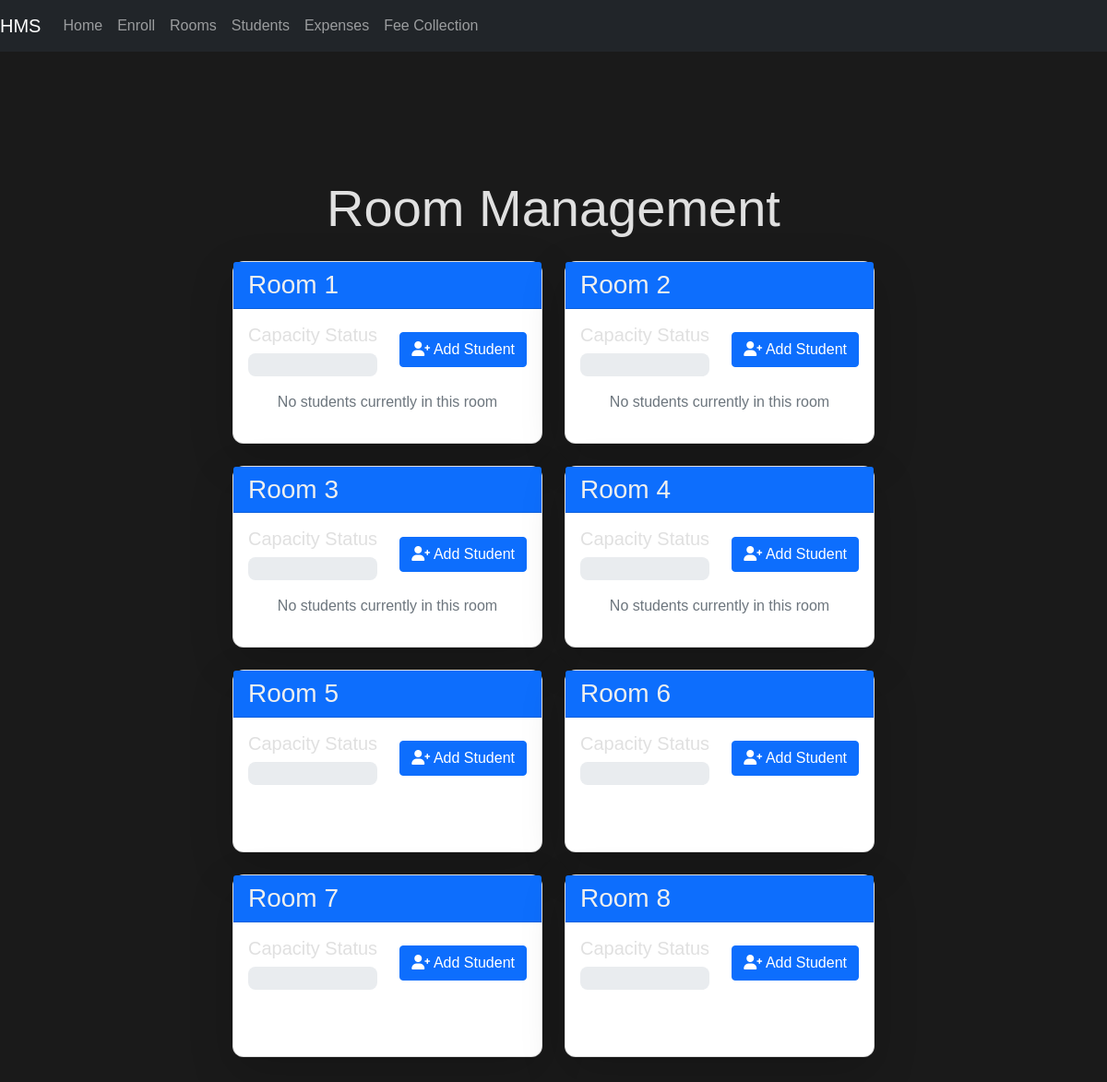
The page /rooms (signed in) on the database its author committed.
### models.py (models this page shows)
class Room(db.Model):
    id = db.Column(db.Integer, primary_key=True)
    room_number = db.Column(db.Integer, unique=True, nullable=False)
    students = relationship('Student', back_populates='room')

### app.py (the view)
@app.route('/rooms')
@login_required
def rooms():
    all_rooms = Room.query.all()
    return render_template('rooms.html', rooms=all_rooms)

### app.py (called while the page is built)
@login_manager.user_loader
def load_user(user_id):
    return Admin.query.get(int(user_id))

### templates/rooms.html (shortened to what this page needs)
{% extends 'base.html' %}
{% block content %}
<link rel="stylesheet" href="{{ url_for('static', filename='style.css') }}">
<div class="container mt-5">
    <h2 class="display-4 text-center mb-4">Room Management</h2>
    <div class="row">
        {% for room in rooms %}
        <div class="col-md-6 mb-4">
            <div class="card shadow-lg h-100">
                <div class="card-header bg-primary text-white">
                    <h3 class="card-title mb-0">Room {{ room.room_number }}</h3>
                </div>
                <div class="card-body">
                    <div class="d-flex justify-content-between align-items-center mb-3">
                        <div>
                            <h5 class="mb-0">Capacity Status</h5>
                            <div class="progress mt-2 room-progress">
                                {% set occupancy_percentage = (room.students|length / 4) * 100 %}
                            </div>
                        </div>
                        {% if room.students|length < 4 %}
                        <button class="btn btn-primary" onclick="registerStudent({{ room.room_number }})">
                            <i class="fas fa-user-plus"></i> Add Student
                        </button>
                        {% else %}
                        <span class="badge bg-danger p-2">Room Full</span>
                        {% endif %}
                    </div>
                    {% if room.students|length > 0 %}
                    <h5 class="mt-3">Current Students:</h5>
                    <ul class="list-group">
                        {% for student in room.students %}
                        <li class="list-group-item d-flex justify-content-between align-items-center">
                            <div>
                                <img src="{{ url_for('static', filename='uploads/' ~ student.picture) }}"
                                     alt="{{ student.name }}"
                                     class="rounded-circle me-2 student-image">
                                {{ student.name }}
                            </div>
                            <span class="badge bg-info">Fee: Rs {{ student.fee }}</span>
                        </li>
                        {% endfor %}
                    </ul>
                    {% else %}
                    <p class="text-muted text-center mt-3">No students currently in this room</p>
                    {% endif %}
                </div>
            </div>
        </div>
        {% endfor %}
    </div>
</div>
<link rel="stylesheet" href="https://cdnjs.cloudflare.com/ajax/libs/font-awesome/6.0.0/css/all.min.css">
{% endblock %}

### static/style.css (style rules this page uses)
body { font-family: Arial, sans-serif; background-color: #1a1a1a; color: white; margin: 0; padding: 0; }
h1, h2, h3, h4, h5, h6 { color: #e0e0e0; }
.container { width: 80%; margin: 0 auto; padding: 20px; }
.card { box-shadow: 0 4px 8px rgba(0, 0, 0, 0.1); border-radius: 12px; color: black !important; }
.btn-primary, .btn-danger { transition: transform 0.2s ease-in-out; }
.card-body, .card-title, .form-label, input { color: rgb(239, 239, 239) !important; }

### templates/rooms.html (style rules this page uses)
.progress { background-color: #e9ecef; border-radius: 0.5rem; }
.room-progress { height: 25px; }
.card { transition: transform 0.3s ease; }

### rows shown on the page
Room: room_number "1", shows "No students currently in this room"
Room: room_number "2", shows "No students currently in this room"
Room: room_number "3", shows "No students currently in this room"
Room: room_number "4", shows "No students currently in this room"
Room: room_number "5"
Room: room_number "6"
Room: room_number "7"
Room: room_number "8"
